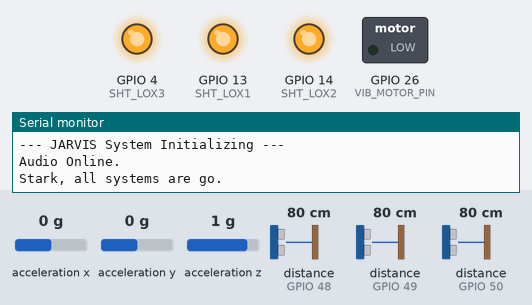
The sketch below on a simulated ESP32. Shown: switched loads named in the sketch (green lamp = pin HIGH), output pins drawn as LEDs (lit = HIGH), the last lines printed to the serial monitor. The inputs (shaded band) are chosen by the test bench; at power-on: acceleration y 0 g, acceleration x 0 g, acceleration z 1 g, distance to the obstacle (sensors on GPIO 48, GPIO 49, GPIO 50) 80 cm. The audio player accepts every command and is not drawn.

Above: at 4.8 s.
4.9 s: acceleration y set to -1.4 g
At 5.3 s:
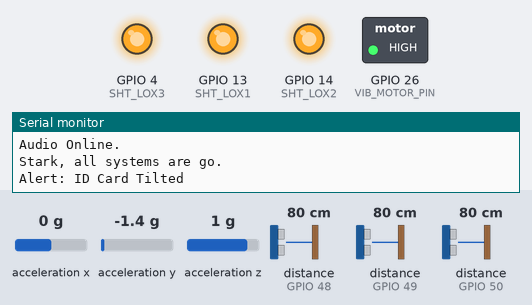
6.9 s: acceleration y set to -0.7 g
9.9 s: acceleration y set to -0.4 g
11.4 s: acceleration y set to -0.8 g
At 15.2 s:
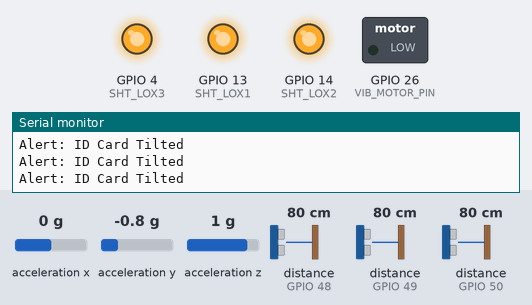
Timing chart, 0 to 15.4 s (numbered marks = the images above; inputs shaded):
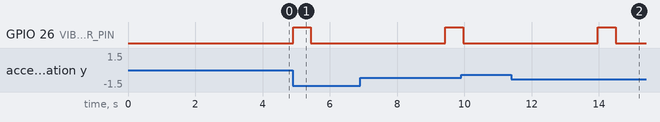

Measured:
- after the input at 4.9 s, GPIO 26 (VIB_MOTOR_PIN): LOW → HIGH at once, → LOW 0.53 s later
- after the input at 11.4 s, GPIO 26 (VIB_MOTOR_PIN): LOW → HIGH after 2.6 s, → LOW 0.53 s later

The sketch:

code.ino
```cpp
/* * Project: Stark Voice-Assisted Smart ID Card
 * Board: ESP32 38-Pin (Core 2.0.17)
 * IDE: 1.8.19
 * Components: 3x VL53L0X, ADXL345, DFPlayer Mini, PAM8403
 */

#include <Wire.h>
#include <Adafruit_VL53L0X.h>
#include <Adafruit_Sensor.h>
#include <Adafruit_ADXL345_U.h>
#include <DFRobotDFPlayerMini.h>

// XSHUT Pin Definitions
#define SHT_LOX1 13
#define SHT_LOX2 14   // Center sensor moved to GPIO 4 to fix boot error
#define SHT_LOX3 4
#define VIB_MOTOR_PIN 26

// Sensor & Audio Objects
Adafruit_VL53L0X lox1 = Adafruit_VL53L0X();
Adafruit_VL53L0X lox2 = Adafruit_VL53L0X();
Adafruit_VL53L0X lox3 = Adafruit_VL53L0X();
Adafruit_ADXL345_Unified accel = Adafruit_ADXL345_Unified(12345);
DFRobotDFPlayerMini myDFPlayer;

// Timing Variables
unsigned long lastVoiceTime = 0;
const int voiceInterval = 4000; // 4 seconds between alerts to prevent overlapping

void setID() {
  pinMode(SHT_LOX1, OUTPUT);
  pinMode(SHT_LOX2, OUTPUT);
  pinMode(SHT_LOX3, OUTPUT);
  pinMode(VIB_MOTOR_PIN, OUTPUT);

  // Reset all sensors
  digitalWrite(SHT_LOX1, LOW);
  digitalWrite(SHT_LOX2, LOW);
  digitalWrite(SHT_LOX3, LOW);
  digitalWrite(VIB_MOTOR_PIN, LOW);
  delay(100);

  // Initialize and assign unique addresses
  digitalWrite(SHT_LOX1, HIGH); delay(10);
  if(!lox1.begin(0x30)) { Serial.println(F("Lox1 Fail")); }

  digitalWrite(SHT_LOX2, HIGH); delay(10);
  if(!lox2.begin(0x31)) { Serial.println(F("Lox2 Fail")); }

  digitalWrite(SHT_LOX3, HIGH); delay(10);
  if(!lox3.begin(0x32)) { Serial.println(F("Lox3 Fail")); }
}

void setup() {
  Serial.begin(115200);
  // Using Hardware Serial 2 for DFPlayer (Pins 16 and 17)
  Serial2.begin(9600, SERIAL_8N1, 16, 17);

  // Power stabilization delay
  delay(3000);
  Serial.println(F("--- JARVIS System Initializing ---"));

  setID();

  if (!accel.begin()) {
    Serial.println(F("ADXL345 not found!"));
  }

  if (!myDFPlayer.begin(Serial2)) {
    Serial.println(F("Audio System Error! Check Power/SD Card."));
  } else {
    myDFPlayer.volume(25); // Volume 0-30
    Serial.println(F("Audio Online."));
  }

  Serial.println(F("Stark, all systems are go."));
}

void loop() {
  // Only check sensors if the voice interval has passed
  if (millis() - lastVoiceTime > voiceInterval) {
    checkTilt();
    checkObstacles();
  }
}

void checkTilt() {
  sensors_event_t event;
  accel.getEvent(&event);

  // Monitor Y-axis for tilt (roughly 45-60 degrees)
  if (abs(event.acceleration.y) > 5.5) {
    Serial.println(F("Alert: ID Card Tilted"));
    digitalWrite(VIB_MOTOR_PIN, HIGH);
    myDFPlayer.playFolder(1, 4);// Play file 004.mp3
    delay(500);
    digitalWrite(VIB_MOTOR_PIN, LOW);
    lastVoiceTime = millis();
  }
}

void checkObstacles() {
  VL53L0X_RangingMeasurementData_t m1, m2, m3;

  lox1.rangingTest(&m1, false);
  lox2.rangingTest(&m2, false);
  lox3.rangingTest(&m3, false);

  // Convert mm to cm
  int dL = (m1.RangeStatus != 4) ? m1.RangeMilliMeter / 10 : 999;
  int dC = (m2.RangeStatus != 4) ? m2.RangeMilliMeter / 10 : 999;
  int dR = (m3.RangeStatus != 4) ? m3.RangeMilliMeter / 10 : 999;

  // Obstacle detection threshold (30cm)
  if (dC < 20) {
    digitalWrite(VIB_MOTOR_PIN, HIGH);
    myDFPlayer.playFolder(1, 1); // Front: 001.mp3
    delay(500);
    digitalWrite(VIB_MOTOR_PIN, LOW);
    lastVoiceTime = millis();
  }
  else if (dL < 20) {
    digitalWrite(VIB_MOTOR_PIN, HIGH);
    myDFPlayer.playFolder(1, 2); // Left: 002.mp3
    delay(500);
    digitalWrite(VIB_MOTOR_PIN, LOW);
    lastVoiceTime = millis();
  }
  else if (dR < 20) {
    digitalWrite(VIB_MOTOR_PIN, HIGH);
    myDFPlayer.playFolder(1, 3); // Right: 003.mp3
    delay(500);
    digitalWrite(VIB_MOTOR_PIN, LOW);
    lastVoiceTime = millis();
  }
}
```
